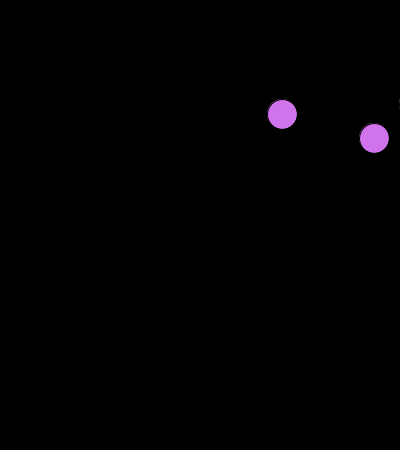
Frame 1 (no input)
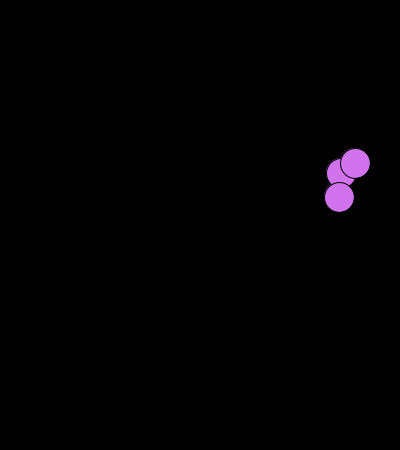
Frame 60 (the mouse pressed at the canvas centre just before this capture)
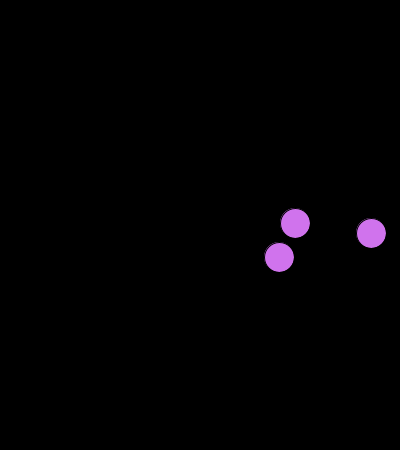
Frame 120 (the mouse held since frame 60 and released just before this capture)

The Processing sketch that drew these frames (run headless with seeded random() and noise(); from frame 60 on, the mouse is pressed at the canvas centre):

// Processing sketch: processing_82419
// ── processing_82419.pde

//Lisa L, CP1 Mods 16/17, Bouncing Ball

Ball bob;
Ball bob2;
Ball bob3;
void setup()
{
  size(400,450);
  frameRate(240);
  bob = new Ball();
  bob2 = new Ball();
  bob3 = new Ball();
}
void draw()
{
  background(0);
  bob.move();
  bob.bounce();
  bob.show();
  bob2.move();
  bob2.bounce();
  bob2.show();
  bob3.move();
  bob3.bounce();
  bob3.show();
}
class Ball
{
  int x,y;
  boolean up,right;
  Ball()
  {
    x = int(random(435));
    y = int(random(435));
    up = false;
    right = true;
  }
  void move()
  {
    if(right == true)
    {
      x++;
    }
    else
    {
      x--;
    }
    if(up == true)
    {
      y--;
    }
    else
    {
      y++;
    }
  }
  void bounce()
  {
    if(x<15)
    {
      right = true;
    }
    else if(x>385)
    {
      right = false;
    }
    if(y<15)
    {
      up = false;
    }
    else if(y>435)
    {
      up = true;
    }
  }
  void show()
  {
    fill(208,115,237);
    ellipse(x,y,30,30);
  }
}
